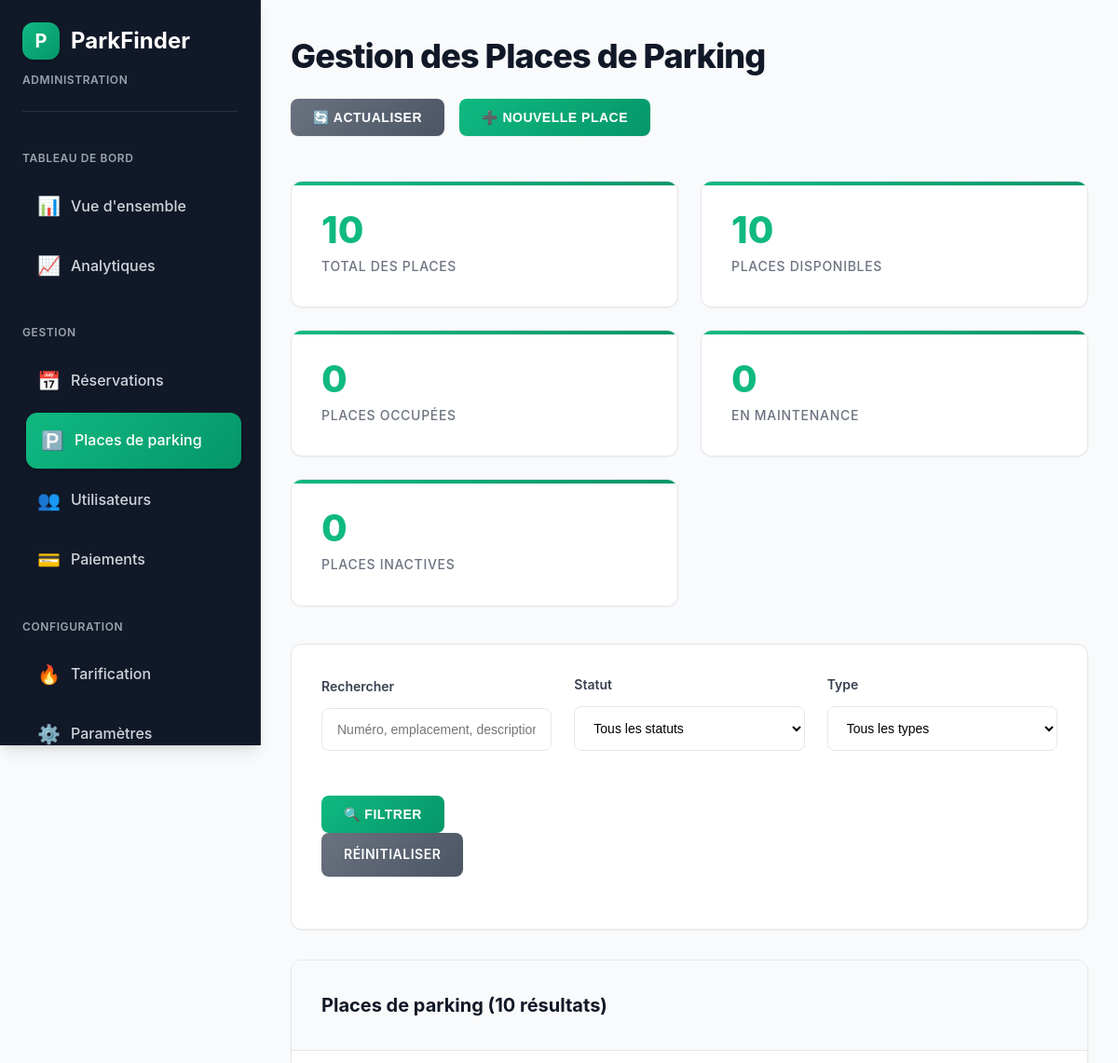
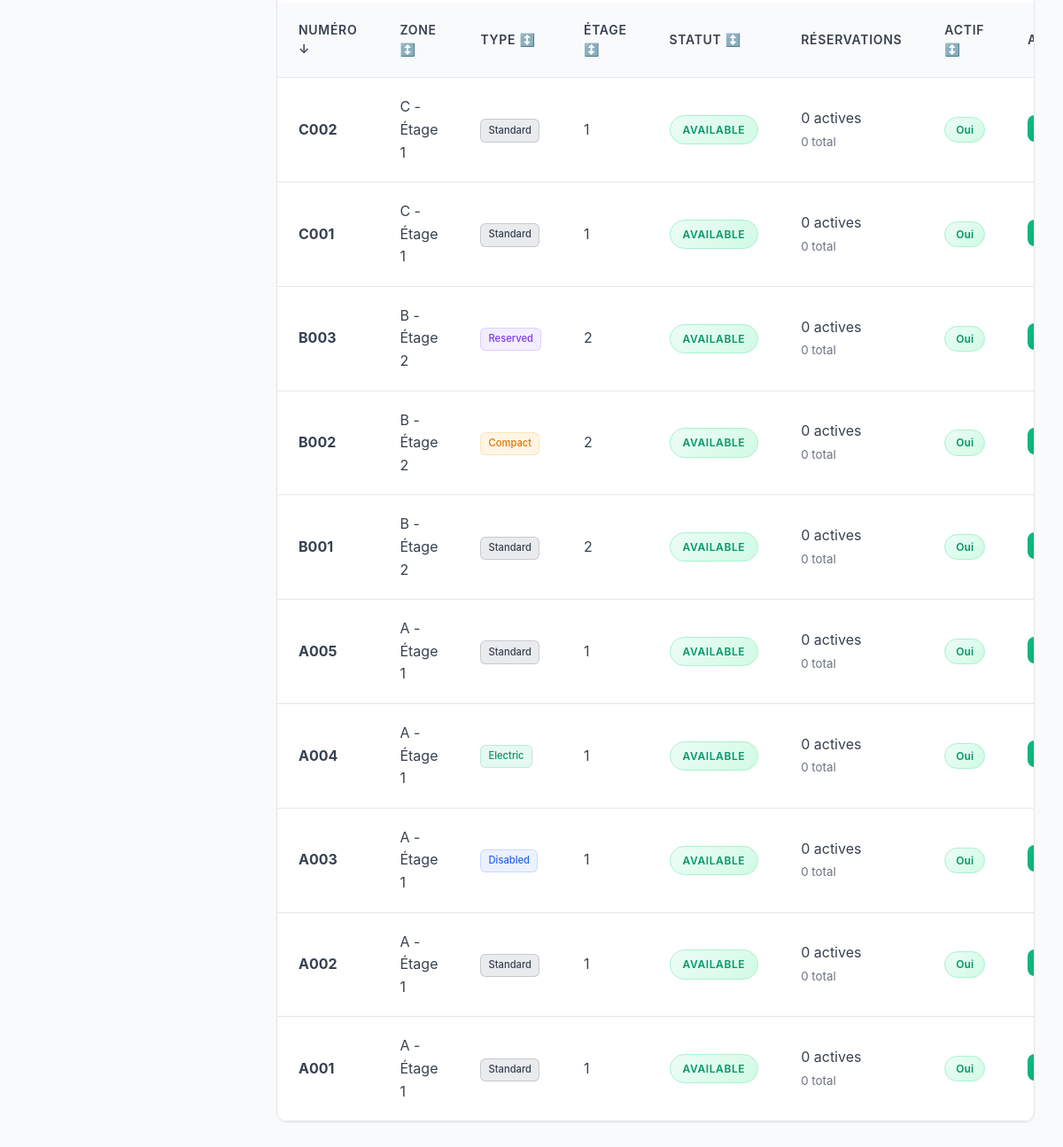
The page /public/admin-parking-spots.php?sort=spot_number&order=DESC (signed in) on the database its author committed (2 pictures, top to bottom).
### tables this page shows
CREATE TABLE IF NOT EXISTS parking_spots (
    spot_id INT AUTO_INCREMENT PRIMARY KEY,
    spot_number VARCHAR(10) UNIQUE NOT NULL,
    spot_type ENUM('standard', 'disabled', 'reserved', 'electric', 'compact') DEFAULT 'standard',
    status ENUM('available', 'occupied', 'maintenance', 'reserved') DEFAULT 'available',
    floor_level INT DEFAULT 1,
    zone_section VARCHAR(10) DEFAULT 'A',
    length_cm INT DEFAULT 500,
    width_cm INT DEFAULT 250,
    description TEXT,
    is_active BOOLEAN DEFAULT TRUE,
    created_at TIMESTAMP DEFAULT CURRENT_TIMESTAMP,
    updated_at TIMESTAMP DEFAULT CURRENT_TIMESTAMP ON UPDATE CURRENT_TIMESTAMP
);

### public/admin-parking-spots.php (the view, shortened to what this page needs)
<?php
$config = [
    'db_host' => 'localhost',
    'db_name' => 'parking_management_system',
    'db_user' => 'root',
    'db_pass' => ''
];
try {
    $pdo = new PDO("mysql:host={$config['db_host']};dbname={$config['db_name']}", $config['db_user'], $config['db_pass']);
    $pdo->setAttribute(PDO::ATTR_ERRMODE, PDO::ERRMODE_EXCEPTION);
} catch (Exception $e) {
    die("Erreur de connexion à la base de données: " . $e->getMessage());
}
$search = $_GET['search'] ?? '';
$sort_field = $_GET['sort'] ?? 'spot_number';
$sort_order = $_GET['order'] ?? 'ASC';
$status_filter = $_GET['status'] ?? '';
$type_filter = $_GET['type'] ?? '';
$page = max(1, intval($_GET['page'] ?? 1));
$per_page = 20;
$offset = ($page - 1) * $per_page;
$sort_order = strtoupper($sort_order) === 'DESC' ? 'DESC' : 'ASC';
$where_conditions = ['1=1'];
$params = [];
$where_clause = implode(' AND ', $where_conditions);
try {
    $count_query = "SELECT COUNT(*) FROM parking_spots WHERE $where_clause";
    $stmt = $pdo->prepare($count_query);
    $stmt->execute($params);
    $total_records = $stmt->fetchColumn();
    $query = "
        SELECT ps.*,
               COUNT(r.reservation_id) as total_reservations,
               SUM(CASE WHEN r.status IN ('active', 'confirmed') THEN 1 ELSE 0 END) as active_reservations
        FROM parking_spots ps
        LEFT JOIN reservations r ON ps.spot_id = r.spot_id
        WHERE $where_clause
        GROUP BY ps.spot_id
        ORDER BY $sort_field $sort_order
        LIMIT $per_page OFFSET $offset
    ";
    $stmt = $pdo->prepare($query);
    $stmt->execute($params);
    $parking_spots = $stmt->fetchAll(PDO::FETCH_ASSOC);
    $stats_query = "
        SELECT
            COUNT(*) as total_spots,
            SUM(CASE WHEN status = 'available' AND is_active = 1 THEN 1 ELSE 0 END) as available_spots,
            SUM(CASE WHEN status = 'occupied' THEN 1 ELSE 0 END) as occupied_spots,
            SUM(CASE WHEN status = 'maintenance' THEN 1 ELSE 0 END) as maintenance_spots,
            SUM(CASE WHEN is_active = 0 THEN 1 ELSE 0 END) as inactive_spots
        FROM parking_spots
    ";
    $stmt = $pdo->query($stats_query);
    $stats = $stmt->fetch(PDO::FETCH_ASSOC);
} catch (Exception $e) {
    $message = "Erreur lors de la récupération des données: " . $e->getMessage();
    $messageType = 'error';
    $parking_spots = [];
    $stats = [];
}
function getSortLink($field, $current_field, $current_order, $search, $status_filter, $type_filter) {
    $new_order = ($field === $current_field && $current_order === 'ASC') ? 'DESC' : 'ASC';
    $params = [
        'sort' => $field,
        'order' => $new_order,
        'search' => $search,
        'status' => $status_filter,
        'type' => $type_filter
    ];
    return 'admin-parking-spots.php?' . http_build_query(array_filter($params));
}
function getSortIcon($field, $current_field, $current_order) {
    if ($field !== $current_field) return '↕️';
    return $current_order === 'ASC' ? '↑' : '↓';
}
?>
<!DOCTYPE html>
<html lang="fr">
<head>
    <link rel="stylesheet" href="assets/css/admin-dashboard.css">
    <link rel="stylesheet" href="assets/css/admin-parking-spots.css">
</head>
<body>
    <div class="admin-layout">
        <aside class="admin-sidebar">
            <div class="sidebar-header">
                <div class="logo">
                    <div class="logo-icon">P</div>
                    <span class="logo-text">ParkFinder</span>
                </div>
                <div class="admin-badge">ADMINISTRATION</div>
            </div>            <nav class="sidebar-nav">
                <div class="nav-section">
                    <div class="nav-title">TABLEAU DE BORD</div>
                    <a href="admin-dashboard.php" class="nav-item">
                        <span class="nav-icon">📊</span>
                        <span class="nav-text">Vue d'ensemble</span>
                    </a>
                    <a href="admin-analytics.php" class="nav-item">
                        <span class="nav-icon">📈</span>
                        <span class="nav-text">Analytiques</span>
                    </a>
                </div>
                <div class="nav-section">
                    <div class="nav-title">GESTION</div>
                    <a href="admin-reservations.php" class="nav-item">
                        <span class="nav-icon">📅</span>
                        <span class="nav-text">Réservations</span>
                    </a>
                    <a href="admin-parking-spots.php" class="nav-item active">
                        <span class="nav-icon">🅿️</span>
                        <span class="nav-text">Places de parking</span>
                    </a>
                    <a href="admin-users.php" class="nav-item">
                        <span class="nav-icon">👥</span>
                        <span class="nav-text">Utilisateurs</span>
                    </a>
                    <a href="admin-payments.php" class="nav-item">
                        <span class="nav-icon">💳</span>
                        <span class="nav-text">Paiements</span>
                    </a>
                </div>
                <div class="nav-section">
                    <div class="nav-title">CONFIGURATION</div>
                    <a href="admin-tarification.php" class="nav-item">
                        <span class="nav-icon">🔥</span>
                        <span class="nav-text">Tarification</span>
                    </a>
                    <a href="admin-settings.php" class="nav-item">
                        <span class="nav-icon">⚙️</span>
                        <span class="nav-text">Paramètres</span>
                    </a>
                </div>
            </nav>
        </aside>
        <main class="admin-main">
            <div class="admin-header">
                <h1>Gestion des Places de Parking</h1>
                <div class="admin-actions">
                    <button class="btn btn-secondary" onclick="location.reload()">
                        🔄 Actualiser
                    </button>
                    <button class="btn" onclick="openModal('createModal')">
                        ➕ Nouvelle place
                    </button>
                </div>
            </div>
            <div class="stats-grid">
                <div class="stat-card">
                    <div class="stat-number"><?= $stats['total_spots'] ?? 0 ?></div>
                    <div class="stat-label">Total des places</div>
                </div>
                <div class="stat-card">
                    <div class="stat-number"><?= $stats['available_spots'] ?? 0 ?></div>
                    <div class="stat-label">Places disponibles</div>
                </div>
                <div class="stat-card">
                    <div class="stat-number"><?= $stats['occupied_spots'] ?? 0 ?></div>
                    <div class="stat-label">Places occupées</div>
                </div>
                <div class="stat-card">
                    <div class="stat-number"><?= $stats['maintenance_spots'] ?? 0 ?></div>
                    <div class="stat-label">En maintenance</div>
                </div>                <div class="stat-card">
                    <div class="stat-number"><?= $stats['inactive_spots'] ?? 0 ?></div>
                    <div class="stat-label">Places inactives</div>
                </div>
            </div>
            <div class="filters-section">
                <form method="GET" class="filters-grid">
                    <div class="form-group">
                        <label for="search">Rechercher</label>
                        <input type="text" id="search" name="search" value="<?= htmlspecialchars($search) ?>"
                               placeholder="Numéro, emplacement, description...">
                    </div>
                    <div class="form-group">
                        <label for="status">Statut</label>
                        <select id="status" name="status">
                            <option value="">Tous les statuts</option>
                        </select>
                    </div>
                    <div class="form-group">                        <label for="type">Type</label>
                        <select id="type" name="type">
                            <option value="">Tous les types</option>
                        </select>
                    </div>
                    <div class="form-group">
                        <button type="submit" class="btn">🔍 Filtrer</button>
                        <a href="admin-parking-spots.php" class="btn btn-secondary">Réinitialiser</a>
                    </div>
                </form>
            </div>
            <div class="table-container">
                <div class="table-header">
                    <h3>Places de parking (<?= $total_records ?> résultats)</h3>
                </div>
                <table class="data-table">
                    <thead>
                        <tr>                            <th>
                                <a href="<?= getSortLink('spot_number', $sort_field, $sort_order, $search, $status_filter, $type_filter) ?>" class="sort-header">
                                    Numéro <?= getSortIcon('spot_number', $sort_field, $sort_order) ?>
                                </a>
                            </th>
                            <th>
                                <a href="<?= getSortLink('zone_section', $sort_field, $sort_order, $search, $status_filter, $type_filter) ?>" class="sort-header">
                                    Zone <?= getSortIcon('zone_section', $sort_field, $sort_order) ?>
                                </a>
                            </th>
                            <th>
                                <a href="<?= getSortLink('spot_type', $sort_field, $sort_order, $search, $status_filter, $type_filter) ?>" class="sort-header">
                                    Type <?= getSortIcon('spot_type', $sort_field, $sort_order) ?>
                                </a>
                            </th>
                            <th>
                                <a href="<?= getSortLink('floor_level', $sort_field, $sort_order, $search, $status_filter, $type_filter) ?>" class="sort-header">
                                    Étage <?= getSortIcon('floor_level', $sort_field, $sort_order) ?>
                                </a>
                            </th>
                            <th>
                                <a href="<?= getSortLink('status', $sort_field, $sort_order, $search, $status_filter, $type_filter) ?>" class="sort-header">
                                    Statut <?= getSortIcon('status', $sort_field, $sort_order) ?>
                                </a>
                            </th>
                            <th>Réservations</th>
                            <th>
                                <a href="<?= getSortLink('is_active', $sort_field, $sort_order, $search, $status_filter, $type_filter) ?>" class="sort-header">
                                    Actif <?= getSortIcon('is_active', $sort_field, $sort_order) ?>
                                </a>
                            </th>
                            <th>Actions</th>
                        </tr>
                    </thead>
                    <tbody>
                        <?php if (empty($parking_spots)): ?>                            <tr>
                                <td colspan="8" style="text-align: center; padding: 2rem; color: var(--text-muted);">
                                    Aucune place de parking trouvée
                                </td>
                            </tr><?php else: ?>                            <?php foreach ($parking_spots as $spot): ?>
                                <tr>
                                    <td><strong><?= htmlspecialchars($spot['spot_number'] ?? 'N/A') ?></strong></td>
                                    <td><?= htmlspecialchars($spot['zone_section'] ?? 'N/A') ?> - Étage <?= $spot['floor_level'] ?? 1 ?></td>
                                    <td><span class="type-badge type-<?= $spot['spot_type'] ?? 'standard' ?>"><?= ucfirst($spot['spot_type'] ?? 'standard') ?></span></td>
                                    <td><?= $spot['floor_level'] ?? 1 ?></td>
                                    <td>
                                        <span class="status-badge status-<?= $spot['status'] ?? 'available' ?>">
                                            <?= ucfirst($spot['status'] ?? 'available') ?>
                                        </span>
                                    </td>
                                    <td>
                                        <span><?= $spot['active_reservations'] ?? 0 ?> actives</span><br>
                                        <small style="color: var(--text-muted);"><?= $spot['total_reservations'] ?? 0 ?> total</small>
                                    </td>
                                    <td>
                                        <span class="active-badge active-<?= ($spot['is_active'] ?? 1) ? 'yes' : 'no' ?>">
                                            <?= ($spot['is_active'] ?? 1) ? 'Oui' : 'Non' ?>
                                        </span>
                                    </td>
                                    <td class="actions-cell">
                                        <button class="btn btn-small" onclick="editSpot(<?= htmlspecialchars(json_encode($spot)) ?>)">
                                        </button>
                                    </td>
                                </tr>
                            <?php endforeach; ?>
                        <?php endif; ?>
                    </tbody>
                </table>
            </div>
        </main>
    </div>
</body>
</html>

### rows shown on the page
parking_spots: spot_number "C002", zone_section "C", floor_level "1", spot_type "Standard", status "AVAILABLE", active_reservations "0", total_reservations "0", is_active "Oui"
parking_spots: spot_number "C001", zone_section "C", floor_level "1", spot_type "Standard", status "AVAILABLE", active_reservations "0", total_reservations "0", is_active "Oui"
parking_spots: spot_number "B003", zone_section "B", floor_level "2", spot_type "Reserved", status "AVAILABLE", active_reservations "0", total_reservations "0", is_active "Oui"
parking_spots: spot_number "B002", zone_section "B", floor_level "2", spot_type "Compact", status "AVAILABLE", active_reservations "0", total_reservations "0", is_active "Oui"
parking_spots: spot_number "B001", zone_section "B", floor_level "2", spot_type "Standard", status "AVAILABLE", active_reservations "0", total_reservations "0", is_active "Oui"
parking_spots: spot_number "A005", zone_section "A", floor_level "1", spot_type "Standard", status "AVAILABLE", active_reservations "0", total_reservations "0", is_active "Oui"
parking_spots: spot_number "A004", zone_section "A", floor_level "1", spot_type "Electric", status "AVAILABLE", active_reservations "0", total_reservations "0", is_active "Oui"
parking_spots: spot_number "A003", zone_section "A", floor_level "1", spot_type "Disabled", status "AVAILABLE", active_reservations "0", total_reservations "0", is_active "Oui"
parking_spots: spot_number "A002", zone_section "A", floor_level "1", spot_type "Standard", status "AVAILABLE", active_reservations "0", total_reservations "0", is_active "Oui"
parking_spots: spot_number "A001", zone_section "A", floor_level "1", spot_type "Standard", status "AVAILABLE", active_reservations "0", total_reservations "0", is_active "Oui"

### other values the page prints
$stats['total_spots'] "10"
$stats['available_spots'] "10"
$stats['occupied_spots'] "0"
$stats['maintenance_spots'] "0"
$stats['inactive_spots'] "0"
$total_records "10"
getSortIcon('spot_number', $sort_field, $sort_order) "↓"
getSortIcon('zone_section', $sort_field, $sort_order) "↕️"
getSortIcon('spot_type', $sort_field, $sort_order) "↕️"
getSortIcon('floor_level', $sort_field, $sort_order) "↕️"
getSortIcon('status', $sort_field, $sort_order) "↕️"
getSortIcon('is_active', $sort_field, $sort_order) "↕️"
